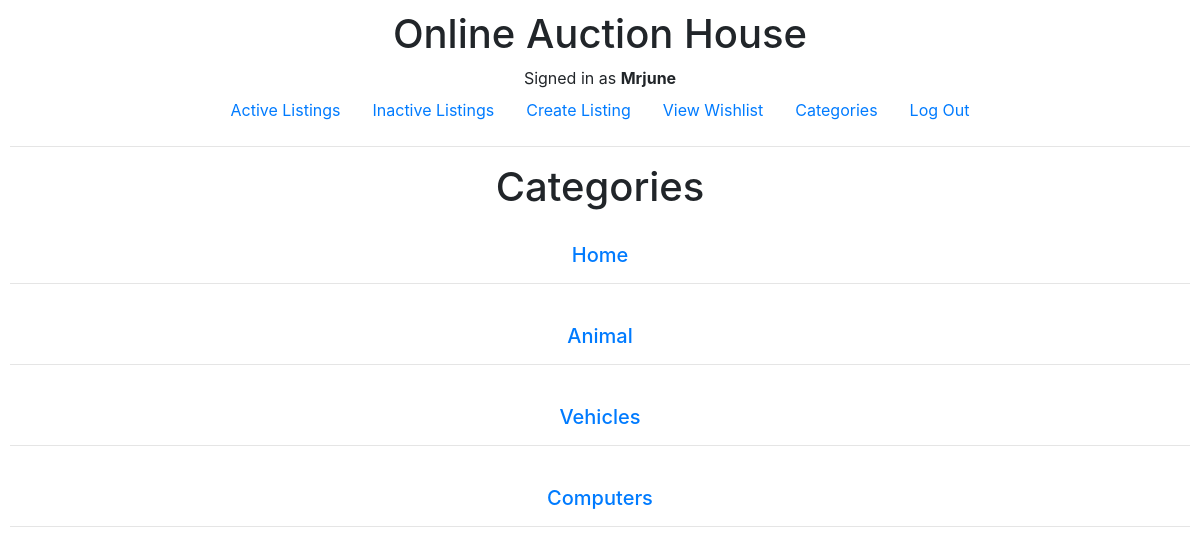
The app's page /categories (signed in) with its own data.
### auctions/models.py (models this page shows, shortened)
class User(AbstractUser):
    pass

class AuctionListing(models.Model):
    user = models.ForeignKey(User, on_delete = models.CASCADE, related_name = "seller")
    title = models.CharField(max_length = 64)
    description = models.TextField()
    start_bid = models.IntegerField()
    image = models.URLField(blank = True)
    category = models.CharField(blank = True, max_length = 64)
    active = models.BooleanField(blank = False, default = True)
    winner = models.ForeignKey(User, blank = True, on_delete = models.CASCADE, related_name = "buyer", null = True)

### auctions/views.py (the view)
# urls.py: path("categories", views.categories, name="categories"),
def categories(request):
    categories = AuctionListing.objects.values_list('category', flat=True).distinct()
    return render(request, "auctions/category.html", {
        "categories": categories
    })

### auctions/templates/auctions/category.html
{% extends "auctions/layout.html" %}
{% block body %}
<h1>Categories</h1>
{% if categories %}
    {% for category in categories %}
        <br>
        <h5><a href="{% url 'category_listings' category %}"> {{ category }} </h5>
        <hr>
    {% endfor %}
{% else %}
    <h5>No categories listed</h5>
{% endif %}
{% endblock %}

### auctions/templates/auctions/layout.html (shortened to what this page needs)
{% load static %}
<!DOCTYPE html>
<html lang="en">
    <head>
        <link rel="stylesheet" href="https://stackpath.bootstrapcdn.com/bootstrap/4.4.1/css/bootstrap.min.css">
        <link href="{% static 'auctions/styles.css' %}" rel="stylesheet">
    </head>
    <body style="text-align:center;">
        <div class="display:flex; align-items:center; justify-content:center;">
        <h1>Online Auction House</h1>
        <div>
            {% if user.is_authenticated %}
                Signed in as <strong>{{ user.username }}</strong>
            {% else %}
                Not signed in.
            {% endif %}
        </div>
        <ul class="nav justify-content-center">
            <li class="nav-item">
                <a class="nav-link" href="{% url 'index' %}">Active Listings</a>
            </li>
            <li class="nav-item">
                <a class="nav-link" href="{% url 'inactive' %}">Inactive Listings</a>
            </li>
            {% if user.is_authenticated %}
            <li class="nav-item">
                <a class="nav-link" href="{% url 'create' %}">Create Listing</a>
            </li>
            <li class="nav-item">
                <a class="nav-link" href="{% url 'watchlist' %}">View Wishlist</a>
            </li>
            <li class="nav-item">
                <a class="nav-link" href="{% url 'categories' %}">Categories</a>
            </li>
                <li class="nav-item">
                    <a class="nav-link" href="{% url 'logout' %}">Log Out</a>
                </li>
            {% endif %}
        </ul>
        <hr>
        {% block body %}
        {% endblock %}
        </div>
    </body>
</html>

### auctions/static/auctions/styles.css (style rules this page uses)
body { padding: 10px; }

### records on screen
User: username "Mrjune"
AuctionListing: category "Animal"
AuctionListing: category "Vehicles"
AuctionListing: category "Computers"

### other values on screen
{{ category }} "Home"
